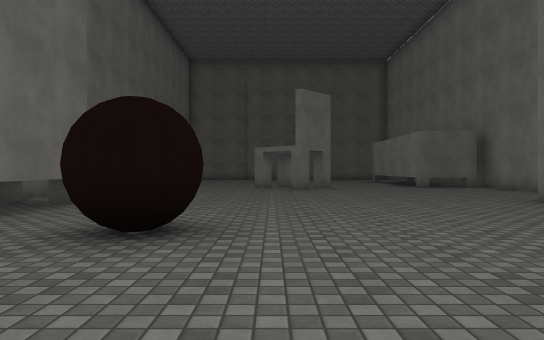
view 1 (above)

16 first-person views from a walk through a scene from a Unity 3-D project. The camera is 1.2 m above the floor, looks level and sees 70° across. The floor is counted in squares, 2 m on a side. Each view is taken from the middle of a square. On the plan, view 1 faces up. The plan holds only what a view shows up to about 11 squares ahead; the rest is blank. The player character is not drawn. Surface patterns are stand-ins for the level's own textures.

view 2
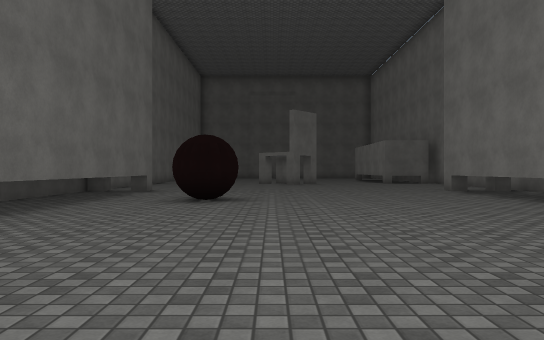

view 3
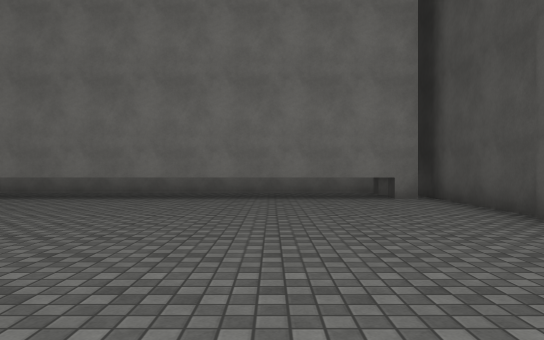

view 4
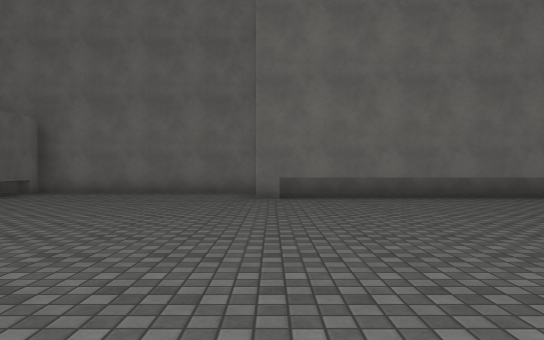

view 5
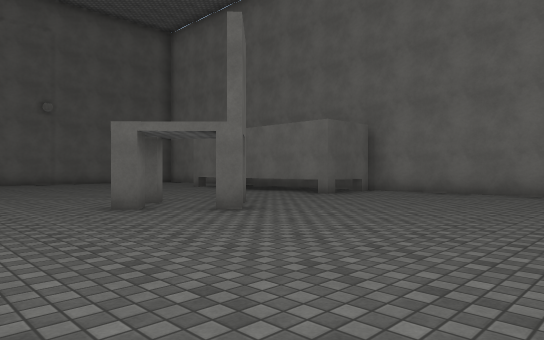

view 6
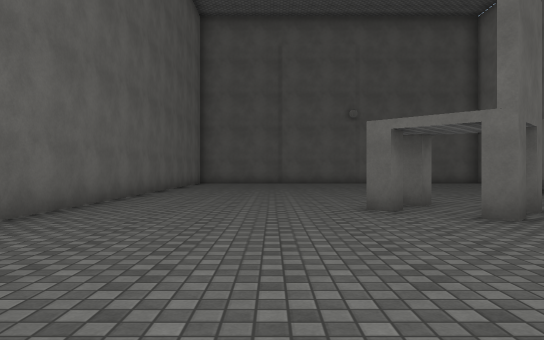

view 7
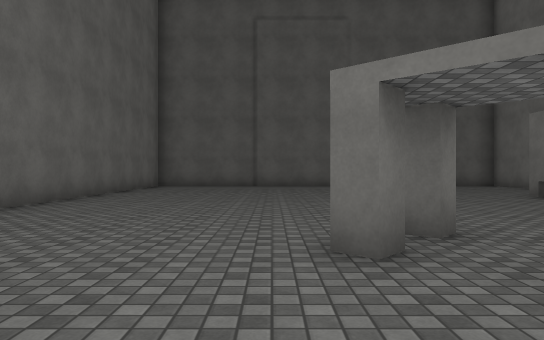

view 8
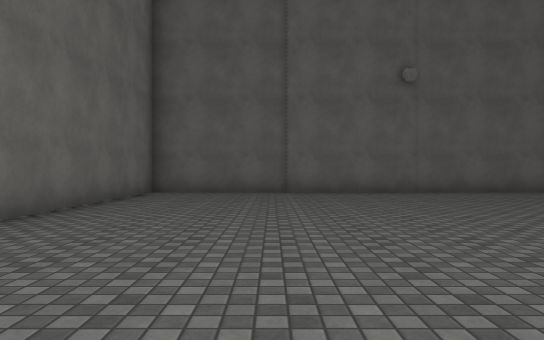

view 9
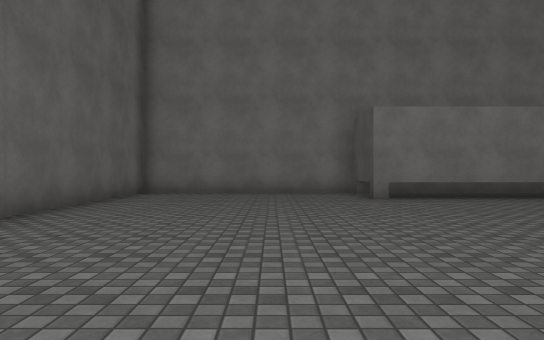

view 10
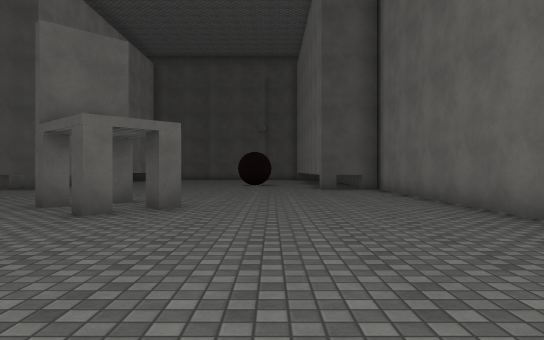

view 11
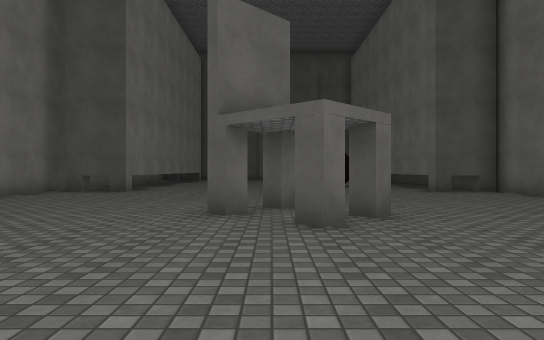

view 12
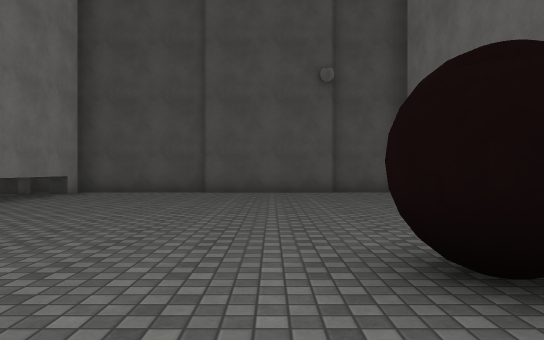

view 13
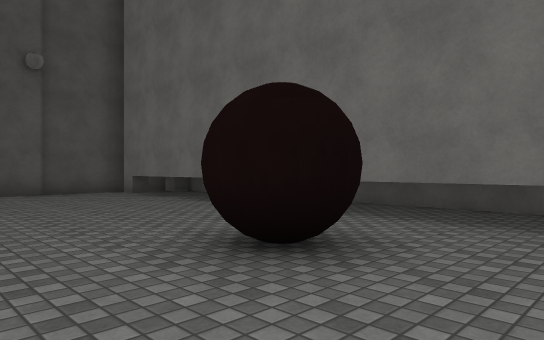

view 14
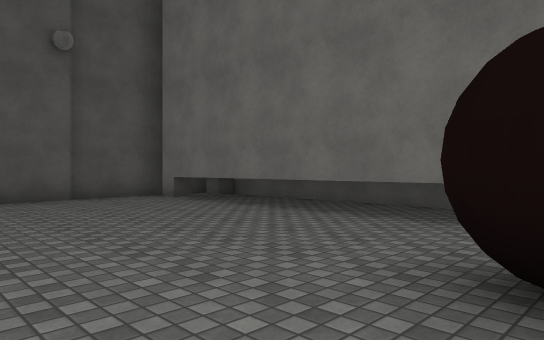

view 15
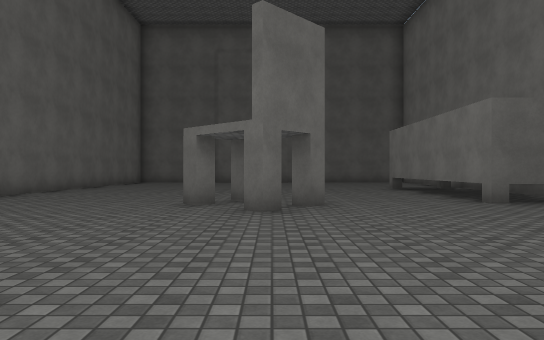

view 16
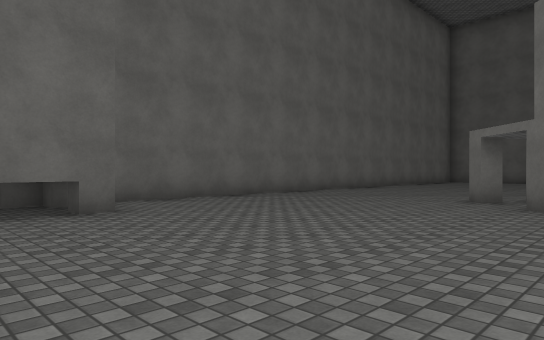

### Floor plan
Points are (right, up) in squares from view 1. A wall is a line through its corners. A room is listed if a view was taken in it or the views show most of it. See-through windows are left out.
Room 1 (views 1, 2, 3, 4, 5, 6, 7, 8, 9, 10, 11, 12, 13, 14, 15, 16)
walls: (6.9, 12.9) (5, 12.9) (5, 18.9) (6.9, 18.9); (-3.5, 6.5) (-3.5, -3.5); (7.2, 18.8) (7.2, 24.4) (-5.2, 24.4) (-5.2, 7.8); (5, -3.5) (5, 6.5); (-1.6, -4.2) (1.9, -4.2); (1.8, -4.4) (6.5, -4.4); (7.2, -3.8) (7.2, 14.1); (-5, -4.4) (-1.6, -4.4)
objects: other object (-5, -4); other object (-5, 7); other object (-4, -4); other object (-4, 7); other object (-2, 4) to (-1, 4); other object (0, 13); other object (0, 14); other object (1, 12); other object (2, 13); other object (5, -4); other object (5, 7); other object (6, -4); other object (6, 7)

Where each view was taken, in squares from view 1:
view 1: 0 up, 0 right, facing up
view 2: 4 down, 0 right, facing up
view 3: 1 down, 3 left, facing right
view 4: 7 up, 3 left, facing right
view 5: 7 up, 3 left, facing up-right
view 6: 7 up, 2 left, facing up
view 7: 10 up, 1 left, facing up
view 8: 14 up, 2 left, facing up
view 9: 21 up, 3 left, facing right
view 10: 19 up, 2 left, facing down
view 11: 18 up, 1 right, facing down
view 12: 6 up, 0 right, facing down
view 13: 6 up, 1 right, facing down-left
view 14: 4 up, 1 right, facing down-left
view 15: 6 up, 1 right, facing up
view 16: 5 up, 2 right, facing up-left
